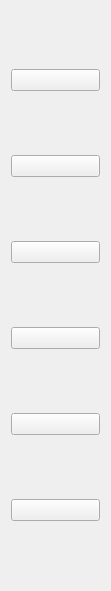
   <widget class="QWidget" name="layoutWidget">
    <property name="geometry">
     <rect>
      <x>20</x>
      <y>50</y>
      <width>111</width>
      <height>591</height>
     </rect>
    </property>
    <layout class="QVBoxLayout" name="verticalLayout">
     <item>
      <widget class="QPushButton" name="book_Button">
       <property name="text">
        <string/>
       </property>
       <property name="icon">
        <iconset resource="icon.qrc">
         <normaloff>:/icon/books.png</normaloff>:/icon/books.png</iconset>
       </property>
       <property name="iconSize">
        <size>
         <width>60</width>
         <height>60</height>
        </size>
       </property>
      </widget>
     </item>
     <item>
      <widget class="QPushButton" name="base_Button">
       <property name="text">
        <string/>
       </property>
       <property name="icon">
        <iconset resource="icon.qrc">
         <normaloff>:/icon/history.png</normaloff>:/icon/history.png</iconset>
       </property>
       <property name="iconSize">
        <size>
         <width>60</width>
         <height>60</height>
        </size>
       </property>
      </widget>
     </item>
     <item>
      <widget class="QPushButton" name="theme_Button">
       <property name="text">
        <string/>
       </property>
       <property name="icon">
        <iconset resource="icon.qrc">
         <normaloff>:/icon/dashboard.png</normaloff>:/icon/dashboard.png</iconset>
       </property>
       <property name="iconSize">
        <size>
         <width>60</width>
         <height>60</height>
        </size>
       </property>
      </widget>
     </item>
     <item>
      <widget class="QPushButton" name="user_Button">
       <property name="text">
        <string/>
       </property>
       <property name="icon">
        <iconset resource="icon.qrc">
         <normaloff>:/icon/person.png</normaloff>:/icon/person.png</iconset>
       </property>
       <property name="iconSize">
        <size>
         <width>60</width>
         <height>60</height>
        </size>
       </property>
      </widget>
     </item>
     <item>
      <widget class="QPushButton" name="client_Button">
       <property name="text">
        <string/>
       </property>
       <property name="icon">
        <iconset resource="icon.qrc">
         <normaloff>:/icon/账户.png</normaloff>:/icon/账户.png</iconset>
       </property>
       <property name="iconSize">
        <size>
         <width>60</width>
         <height>60</height>
        </size>
       </property>
      </widget>
     </item>
     <item>
      <widget class="QPushButton" name="day_Button">
       <property name="text">
        <string/>
       </property>
       <property name="icon">
        <iconset resource="icon.qrc">
         <normaloff>:/icon/today.png</normaloff>:/icon/today.png</iconset>
       </property>
       <property name="iconSize">
        <size>
         <width>60</width>
         <height>60</height>
        </size>
       </property>
      </widget>
     </item>
    </layout>
   </widget>
